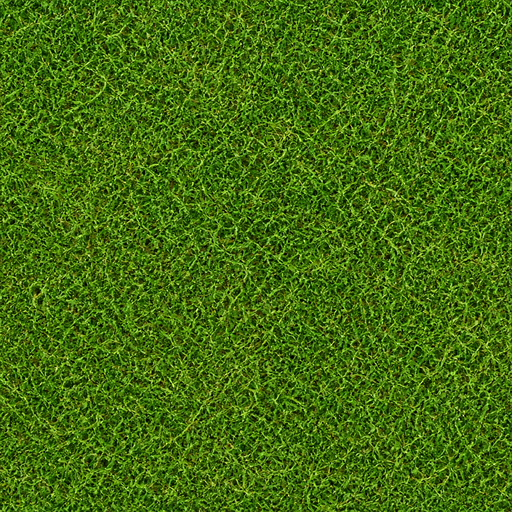
#> input picture Assets/Resources/Art/grass.png, 512 x 512 px
$ python arth4d-diff.py ../Assets/Resources/Art/grass.png ../Assets/Resources/Art/grass.png ../Assets/Resources/Art/grass.png
#> lines starting #> are read from the running program, lines starting #| are printed output that depends on the picture
#!/usr/bin/env python3
"""ART-H4d probe: two stills of the same pick - px diff, bbox, and a side-by-side strip.

Usage: python Tools/arth4d-diff.py <a.png> <b.png> <out-ab.png>
Prints how many px differ by >16 in any channel, the diff's bbox, and writes A|B.
"""
import sys

import numpy as np
from PIL import Image


def main(argv):
    a_path, b_path, out = argv[1], argv[2], argv[3]
    A = np.asarray(Image.open(a_path).convert("RGB")).astype(np.int16)
    B = np.asarray(Image.open(b_path).convert("RGB")).astype(np.int16)
    if A.shape != B.shape:
        print("shape differ: %s vs %s" % (A.shape, B.shape))
        return 2
    d = np.abs(A - B).max(axis=2)
#> d: shape (512, 512) int16; every value is 0
    m = d > 16
#> m: shape (512, 512) bool; every value is 0
    n = int(m.sum())
#> n = 0
    print("diff>16 px: %d of %d (%.3f%%)" % (n, d.size, 100.0 * n / d.size))
#| diff>16 px: 0 of 262144 (0.000%)
    if n:
        ys, xs = np.where(m)
        print("bbox x %d..%d y %d..%d" % (xs.min(), xs.max(), ys.min(), ys.max()))
        print("max channel diff %d, mean over changed %.1f" % (int(d.max()), float(d[m].mean())))
    w, h = Image.open(a_path).size
#> w = 512; h = 512
    strip = Image.new("RGB", (w * 2 + 8, h), (30, 30, 30))
#> strip: PIL image 1032x512 RGB; every value is 30
    strip.paste(Image.open(a_path).convert("RGB"), (0, 0))
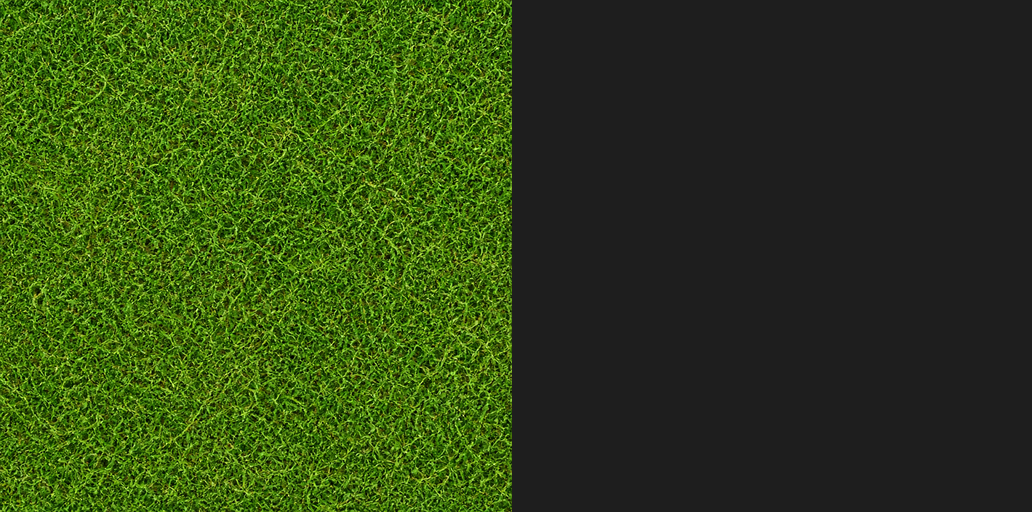
#> strip: PIL image 1032x512 RGB; mean R, G, B 49, 69.2, 22.8
    strip.paste(Image.open(b_path).convert("RGB"), (w + 8, 0))
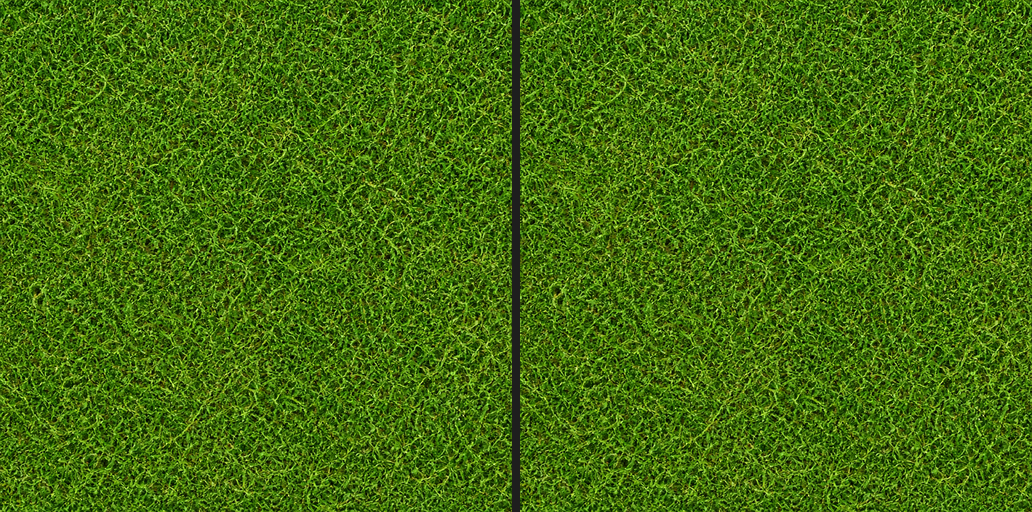
#> strip: PIL image 1032x512 RGB; mean R, G, B 68, 108.4, 15.7
    strip.save(out)
    print("strip %s" % out)
    return 0


if __name__ == "__main__":
    sys.exit(main(sys.argv))
#> (the program exits here)
